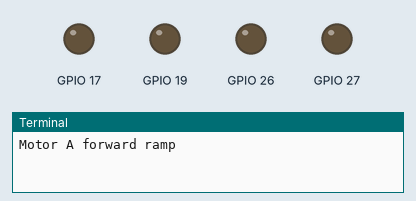
This program was run on a simulated Raspberry Pi (BCM pin numbers). On the bench: output pins drawn as LEDs (lit = HIGH), the last lines printed to the terminal. At 20.0 s the program stops and its outputs stay as they are.

Above: at 2.1 s.
At 3.52 s:
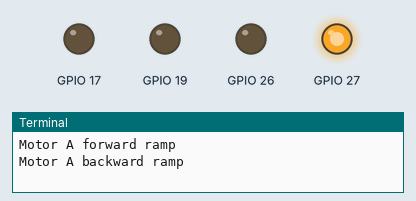
At 6.0 s:
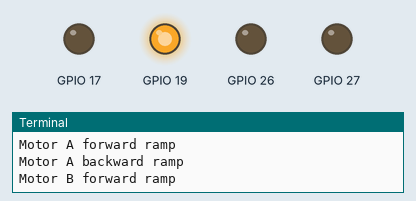
At 8.48 s:
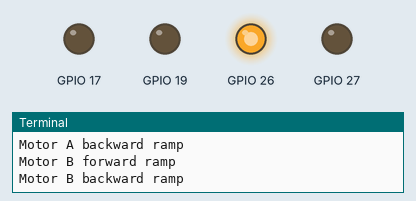
At 11.4 s:
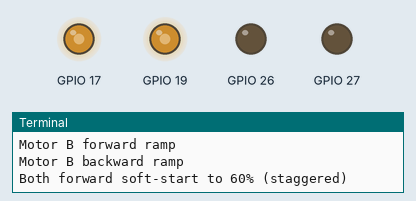
At 16.4 s:
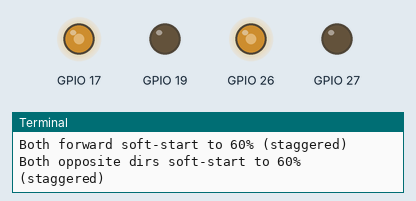
Timing chart, 0 to 21.2 s (numbered marks = the images above):
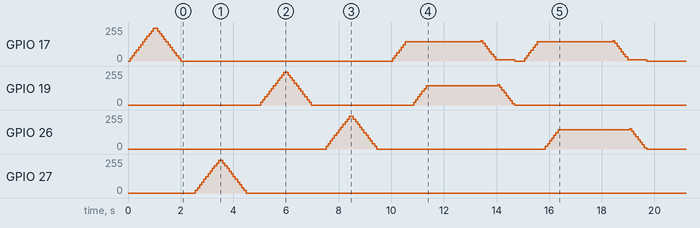

The program:

DRVScript.py
```python
#!/usr/bin/env python3
import RPi.GPIO as GPIO
import time
import gc

# ===== BCM pins =====
# Motor A
A_IN1 = 17
A_IN2 = 27
# Motor B
B_IN1 = 19
B_IN2 = 26

PWM_FREQ = 1000           # you can also try 2000–20000 if you hear whine
SAFE_START_DELAY = 0.15   # seconds between starting motor A and B
RAMP_STEP = 8
RAMP_DWELL = 0.08

def p(msg): print(msg, flush=True)

GPIO.setwarnings(False)
GPIO.setmode(GPIO.BCM)

class Motor:
    def __init__(self, in1, in2, pwm_freq=PWM_FREQ):
        self.in1, self.in2 = in1, in2
        GPIO.setup(self.in1, GPIO.OUT, initial=GPIO.LOW)
        GPIO.setup(self.in2, GPIO.OUT, initial=GPIO.LOW)
        self.pwm1 = GPIO.PWM(self.in1, pwm_freq); self.pwm1.start(0)
        self.pwm2 = GPIO.PWM(self.in2, pwm_freq); self.pwm2.start(0)
        self.coast()

    def forward(self, pct):
        s = max(0, min(100, int(pct)))
        GPIO.output(self.in2, GPIO.LOW)
        self.pwm2.ChangeDutyCycle(0)
        self.pwm1.ChangeDutyCycle(s)

    def backward(self, pct):
        s = max(0, min(100, int(pct)))
        GPIO.output(self.in1, GPIO.LOW)
        self.pwm1.ChangeDutyCycle(0)
        self.pwm2.ChangeDutyCycle(s)

    def coast(self):
        self.pwm1.ChangeDutyCycle(0); self.pwm2.ChangeDutyCycle(0)
        GPIO.output(self.in1, GPIO.LOW); GPIO.output(self.in2, GPIO.LOW)

    def brake(self):
        self.pwm1.ChangeDutyCycle(0); self.pwm2.ChangeDutyCycle(0)
        GPIO.output(self.in1, GPIO.HIGH); GPIO.output(self.in2, GPIO.HIGH)

    def close(self):
        try: self.coast()
        except: pass
        for pwm in (self.pwm1, self.pwm2):
            try: pwm.ChangeDutyCycle(0)
            except: pass
            try: pwm.stop()
            except: pass
        self.pwm1 = None; self.pwm2 = None

def ramp_to(motor, dir_fn, target, step=RAMP_STEP, dwell=RAMP_DWELL):
    cur = 0
    for s in range(0, target + 1, step):
        dir_fn(s); cur = s; time.sleep(dwell)
    return cur

def ramp_down(motor, dir_fn, start, step=RAMP_STEP, dwell=RAMP_DWELL):
    for s in range(start, -1, -step):
        dir_fn(s); time.sleep(dwell)

def main():
    mA = Motor(A_IN1, A_IN2)
    mB = Motor(B_IN1, B_IN2)
    try:
        # Solo tests remain the same
        p("Motor A forward ramp"); top = ramp_to(mA, mA.forward, 100); ramp_down(mA, mA.forward, top); mA.brake(); time.sleep(0.4)
        p("Motor A backward ramp"); top = ramp_to(mA, mA.backward, 100); ramp_down(mA, mA.backward, top); mA.coast(); time.sleep(0.4)

        p("Motor B forward ramp"); top = ramp_to(mB, mB.forward, 100); ramp_down(mB, mB.forward, top); mB.brake(); time.sleep(0.4)
        p("Motor B backward ramp"); top = ramp_to(mB, mB.backward, 100); ramp_down(mB, mB.backward, top); mB.coast(); time.sleep(0.4)

        # === Both together with staggered soft-start ===
        target = 60  # start conservative; increase if stable
        p(f"Both forward soft-start to {target}% (staggered)")
        # Start A
        mA.forward(0); mB.forward(0); time.sleep(0.05)
        ramp_to(mA, mA.forward, target)
        time.sleep(SAFE_START_DELAY)
        ramp_to(mB, mB.forward, target)
        time.sleep(2.0)

        # Soft stop (coast) rather than hard brake to avoid spikes
        ramp_down(mA, mA.forward, target, step=RAMP_STEP); ramp_down(mB, mB.forward, target, step=RAMP_STEP)
        mA.coast(); mB.coast(); time.sleep(0.3)

        p(f"Both opposite dirs soft-start to {target}% (staggered)")
        ramp_to(mA, mA.forward, target)
        time.sleep(SAFE_START_DELAY)
        ramp_to(mB, mB.backward, target)
        time.sleep(2.0)
        ramp_down(mA, mA.forward, target); ramp_down(mB, mB.backward, target)
        mA.coast(); mB.coast(); time.sleep(0.3)

        p("Done")

    except KeyboardInterrupt:
        p("Interrupted")
    finally:
        mA.close(); mB.close(); gc.collect(); time.sleep(0.05)
        GPIO.cleanup(); p("GPIO cleanup done")

if __name__ == "__main__":
    main()
```

Measured:
- by itself, GPIO 27: rises from 0/255 to 245/255 in 0.88 s, then falls to 0/255 in 1.0 s
